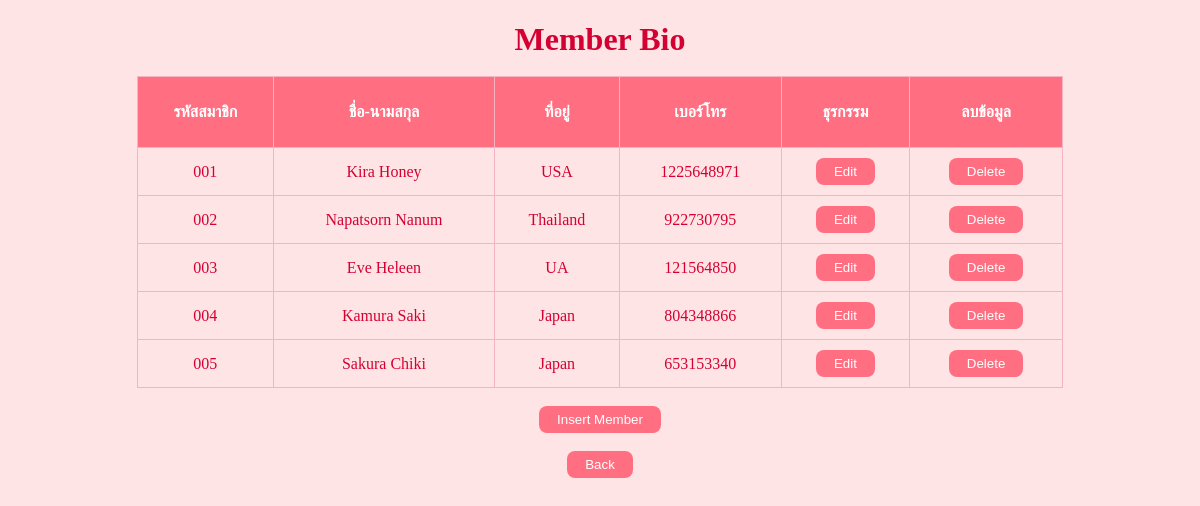
The page / on the database its author committed.
### tables this page shows
CREATE TABLE `member` (
  `mid` varchar(3) NOT NULL,
  `mname` varchar(20) NOT NULL,
  `mlastname` varchar(30) NOT NULL,
  `address` varchar(50) NOT NULL,
  `telephone` int(11) NOT NULL
);

### index.php (the view, shortened to what this page needs)
<!DOCTYPE html>
<html lang="en">
<head>
    <link rel="stylesheet"  href="stylemember.css">
</head>
<body>
    <?php
    require 'conn.php';
    $sql = "SELECT * FROM member";
    $result = $conn->query($sql);
    ?>
    <h1>Member Bio</h1><br>
        <table>
            <thead>
                <tr>
                    <th>รหัสสมาชิก</th>
                    <th>ชื่อ-นามสกุล</th>
                    <th>ที่อยู่</th>
                    <th>เบอร์โทร</th>
                    <th> ธุรกรรม </th>
                    <th> ลบข้อมูล </th>
                </tr>
            </thead>
            <tbody>
                <?php
                    if ($result->num_rows > 0) {
                        while($row = $result->fetch_assoc()) {
                            echo"<tr><td>".$row["mid"]."</td>"."<td>".$row["mname"]." ".$row["mlastname"]."</td>"."<td>".$row["address"]."</td>"."<td>".$row["telephone"]."</td>"."<td>"."<a href='editmember.php?mid=".$row["mid"]."'><button> Edit </button></a>"."</td>"."<td>"."<a href='deletemember.php?mid=".$row["mid"]."'><button> Delete </button></a>"."</td>";
                            echo "</tr>";
                        }
                    }else {
                        echo "0 results";
                    }
                ?>
            </tbody>
        </table>
        <br>
        <a href='insertmember.php'><button> Insert Member </button></a>
        <br><br>
        <a href='Amain.php'><button> Back </button></a>
</body>
</html>

### stylemember.css (style rules this page uses)
* { margin: 0; padding: 0; }
table, td, th { border: 1px solid #f4b4c4; text-align: center; padding: 10px; }
table { border-collapse: collapse; width: 80%; margin-left: auto; margin-right: auto; }
th { height: 50px; background-color: #ff6f81; color: #fff; }
body { background-color: #ffe4e6; color: #d50032; text-align: center; padding: 5px; margin: 1rem; }
button { background-color: #ff6f81; color: #fff; border: 0px; padding: 6px 18px; border-radius: 8px; transition-duration: 0.4s; }

### rows shown on the page
member: mid "001", mname "Kira", mlastname "Honey", address "USA", telephone "1225648971"
member: mid "002", mname "Napatsorn", mlastname "Nanum", address "Thailand", telephone "922730795"
member: mid "003", mname "Eve", mlastname "Heleen", address "UA", telephone "121564850"
member: mid "004", mname "Kamura", mlastname "Saki", address "Japan", telephone "804348866"
member: mid "005", mname "Sakura", mlastname "Chiki", address "Japan", telephone "653153340"
